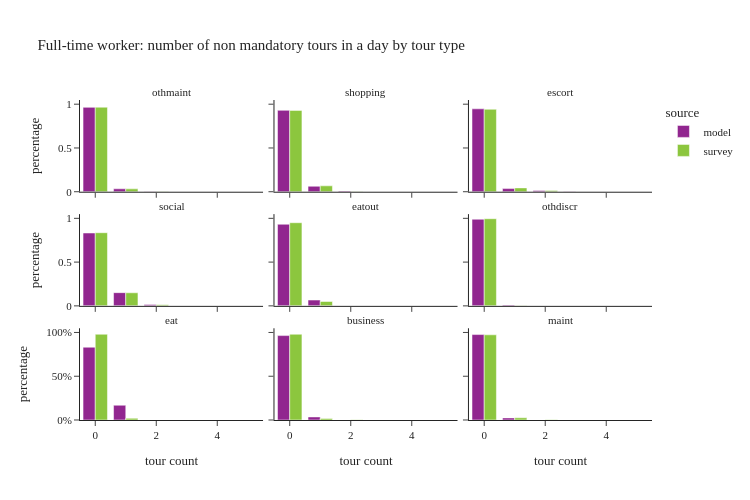

Source (notebook cell):
### Code cell
plot_num_nonmand_tourtype(per_data[per_data['ptype']==1], "Full-time worker: number of non mandatory tours in a day by tour type")

### Figure 1 — Plotly figure (JSON) as saved in the notebook; plotly's stock layout.template omitted (floating-point values rounded to 4 significant figures)
{"data": [{"alignmentgroup": "True", "customdata": [[1766656], [61337], [4726], [441], [2]], "hovertemplate": "source=model<br>tour type=othmaint<br>tour count=%{x}<br>percentage=%{y}<br>sample_size=%{customdata[0]}<extra></extra>", "legendgroup": "model", "marker": {"color": "#91268F", "pattern": {"shape": ""}}, "name": "model", "offsetgroup": "model", "orientation": "v", "showlegend": true, "textposition": "auto", "type": "bar", "x": [0.0, 1.0, 2.0, 3.0, 4.0], "xaxis": "x7", "y": [0.9637, 0.03346, 0.002578, 0.0002406, 1.091e-06], "yaxis": "y7"}, {"alignmentgroup": "True", "customdata": [[1704424], [114703], [13379], [654], [2]], "hovertemplate": "source=model<br>tour type=shopping<br>tour count=%{x}<br>percentage=%{y}<br>sample_size=%{customdata[0]}<extra></extra>", "legendgroup": "model", "marker": {"color": "#91268F", "pattern": {"shape": ""}}, "name": "model", "offsetgroup": "model", "orientation": "v", "showlegend": false, "textposition": "auto", "type": "bar", "x": [0.0, 1.0, 2.0, 3.0, 4.0], "xaxis": "x8", "y": [0.9298, 0.06257, 0.007298, 0.0003568, 1.091e-06], "yaxis": "y8"}, {"alignmentgroup": "True", "customdata": [[1736158], [65986], [25173], [5845]], "hovertemplate": "source=model<br>tour type=escort<br>tour count=%{x}<br>percentage=%{y}<br>sample_size=%{customdata[0]}<extra></extra>", "legendgroup": "model", "marker": {"color": "#91268F", "pattern": {"shape": ""}}, "name": "model", "offsetgroup": "model", "orientation": "v", "showlegend": false, "textposition": "auto", "type": "bar", "x": [0.0, 1.0, 2.0, 3.0], "xaxis": "x9", "y": [0.9471, 0.036, 0.01373, 0.003188], "yaxis": "y9"}, {"alignmentgroup": "True", "customdata": [[1525688], [276809], [28817], [1845], [3]], "hovertemplate": "source=model<br>tour type=social<br>tour count=%{x}<br>percentage=%{y}<br>sample_size=%{customdata[0]}<extra></extra>", "legendgroup": "model", "marker": {"color": "#91268F", "pattern": {"shape": ""}}, "name": "model", "offsetgroup": "model", "orientation": "v", "showlegend": false, "textposition": "auto", "type": "bar", "x": [0.0, 1.0, 2.0, 3.0, 4.0], "xaxis": "x4", "y": [0.8323, 0.151, 0.01572, 0.001006, 1.637e-06], "yaxis": "y4"}, {"alignmentgroup": "True", "customdata": [[1709157], [121834], [2146], [25]], "hovertemplate": "source=model<br>tour type=eatout<br>tour count=%{x}<br>percentage=%{y}<br>sample_size=%{customdata[0]}<extra></extra>", "legendgroup": "model", "marker": {"color": "#91268F", "pattern": {"shape": ""}}, "name": "model", "offsetgroup": "model", "orientation": "v", "showlegend": false, "textposition": "auto", "type": "bar", "x": [0.0, 1.0, 2.0, 3.0], "xaxis": "x5", "y": [0.9324, 0.06646, 0.001171, 1.364e-05], "yaxis": "y5"}, {"alignmentgroup": "True", "customdata": [[1814058], [18578], [431], [95]], "hovertemplate": "source=model<br>tour type=othdiscr<br>tour count=%{x}<br>percentage=%{y}<br>sample_size=%{customdata[0]}<extra></extra>", "legendgroup": "model", "marker": {"color": "#91268F", "pattern": {"shape": ""}}, "name": "model", "offsetgroup": "model", "orientation": "v", "showlegend": false, "textposition": "auto", "type": "bar", "x": [0.0, 1.0, 2.0, 3.0], "xaxis": "x6", "y": [0.9896, 0.01013, 0.0002351, 5.182e-05], "yaxis": "y6"}, {"alignmentgroup": "True", "customdata": [[1523967], [309149], [46]], "hovertemplate": "source=model<br>tour type=eat<br>tour count=%{x}<br>percentage=%{y}<br>sample_size=%{customdata[0]}<extra></extra>", "legendgroup": "model", "marker": {"color": "#91268F", "pattern": {"shape": ""}}, "name": "model", "offsetgroup": "model", "orientation": "v", "showlegend": false, "textposition": "auto", "type": "bar", "x": [0.0, 1.0, 2.0], "xaxis": "x", "y": [0.8313, 0.1686, 2.509e-05], "yaxis": "y"}, {"alignmentgroup": "True", "customdata": [[1767379], [63902], [1879], [2]], "hovertemplate": "source=model<br>tour type=business<br>tour count=%{x}<br>percentage=%{y}<br>sample_size=%{customdata[0]}<extra></extra>", "legendgroup": "model", "marker": {"color": "#91268F", "pattern": {"shape": ""}}, "name": "model", "offsetgroup": "model", "orientation": "v", "showlegend": false, "textposition": "auto", "type": "bar", "x": [0.0, 1.0, 2.0, 3.0], "xaxis": "x2", "y": [0.9641, 0.03486, 0.001025, 1.091e-06], "yaxis": "y2"}, {"alignmentgroup": "True", "customdata": [[1789120], [44038], [4]], "hovertemplate": "source=model<br>tour type=maint<br>tour count=%{x}<br>percentage=%{y}<br>sample_size=%{customdata[0]}<extra></extra>", "legendgroup": "model", "marker": {"color": "#91268F", "pattern": {"shape": ""}}, "name": "model", "offsetgroup": "model", "orientation": "v", "showlegend": false, "textposition": "auto", "type": "bar", "x": [0.0, 1.0, 2.0], "xaxis": "x3", "y": [0.976, 0.02402, 2.182e-06], "yaxis": "y3"}, {"alignmentgroup": "True", "customdata": [[2961], [123], [10], [1]], "hovertemplate": "source=survey<br>tour type=othmaint<br>tour count=%{x}<br>percentage=%{y}<br>sample_size=%{customdata[0]}<extra></extra>", "legendgroup": "survey", "marker": {"color": "#8CC63E", "pattern": {"shape": ""}}, "name": "survey", "offsetgroup": "survey", "orientation": "v", "showlegend": true, "textposition": "auto", "type": "bar", "x": [0.0, 1.0, 2.0, 3.0], "xaxis": "x7", "y": [0.9658, 0.03277, 0.001255, 0.0001388], "yaxis": "y7"}, {"alignmentgroup": "True", "customdata": [[2821], [256], [18]], "hovertemplate": "source=survey<br>tour type=shopping<br>tour count=%{x}<br>percentage=%{y}<br>sample_size=%{customdata[0]}<extra></extra>", "legendgroup": "survey", "marker": {"color": "#8CC63E", "pattern": {"shape": ""}}, "name": "survey", "offsetgroup": "survey", "orientation": "v", "showlegend": false, "textposition": "auto", "type": "bar", "x": [0.0, 1.0, 2.0], "xaxis": "x8", "y": [0.9291, 0.06748, 0.003369], "yaxis": "y8"}, {"alignmentgroup": "True", "customdata": [[2909], [137], [46], [2], [1]], "hovertemplate": "source=survey<br>tour type=escort<br>tour count=%{x}<br>percentage=%{y}<br>sample_size=%{customdata[0]}<extra></extra>", "legendgroup": "survey", "marker": {"color": "#8CC63E", "pattern": {"shape": ""}}, "name": "survey", "offsetgroup": "survey", "orientation": "v", "showlegend": false, "textposition": "auto", "type": "bar", "x": [0.0, 1.0, 2.0, 3.0, 4.0], "xaxis": "x9", "y": [0.9419, 0.04407, 0.01367, 0.0003513, 4.252e-05], "yaxis": "y9"}, {"alignmentgroup": "True", "customdata": [[2512], [510], [63], [7], [2], [1]], "hovertemplate": "source=survey<br>tour type=social<br>tour count=%{x}<br>percentage=%{y}<br>sample_size=%{customdata[0]}<extra></extra>", "legendgroup": "survey", "marker": {"color": "#8CC63E", "pattern": {"shape": ""}}, "name": "survey", "offsetgroup": "survey", "orientation": "v", "showlegend": false, "textposition": "auto", "type": "bar", "x": [0.0, 1.0, 2.0, 3.0, 4.0, 5.0], "xaxis": "x4", "y": [0.8357, 0.1495, 0.01322, 0.001535, 8.263e-05, 1.583e-05], "yaxis": "y4"}, {"alignmentgroup": "True", "customdata": [[2896], [190], [9]], "hovertemplate": "source=survey<br>tour type=eatout<br>tour count=%{x}<br>percentage=%{y}<br>sample_size=%{customdata[0]}<extra></extra>", "legendgroup": "survey", "marker": {"color": "#8CC63E", "pattern": {"shape": ""}}, "name": "survey", "offsetgroup": "survey", "orientation": "v", "showlegend": false, "textposition": "auto", "type": "bar", "x": [0.0, 1.0, 2.0], "xaxis": "x5", "y": [0.9497, 0.04994, 0.0003369], "yaxis": "y5"}, {"alignmentgroup": "True", "customdata": [[3078], [17]], "hovertemplate": "source=survey<br>tour type=othdiscr<br>tour count=%{x}<br>percentage=%{y}<br>sample_size=%{customdata[0]}<extra></extra>", "legendgroup": "survey", "marker": {"color": "#8CC63E", "pattern": {"shape": ""}}, "name": "survey", "offsetgroup": "survey", "orientation": "v", "showlegend": false, "textposition": "auto", "type": "bar", "x": [0.0, 1.0], "xaxis": "x6", "y": [0.9955, 0.004455], "yaxis": "y6"}, {"alignmentgroup": "True", "customdata": [[3021], [72], [2]], "hovertemplate": "source=survey<br>tour type=eat<br>tour count=%{x}<br>percentage=%{y}<br>sample_size=%{customdata[0]}<extra></extra>", "legendgroup": "survey", "marker": {"color": "#8CC63E", "pattern": {"shape": ""}}, "name": "survey", "offsetgroup": "survey", "orientation": "v", "showlegend": false, "textposition": "auto", "type": "bar", "x": [0.0, 1.0, 2.0], "xaxis": "x", "y": [0.9795, 0.01955, 0.0009411], "yaxis": "y"}, {"alignmentgroup": "True", "customdata": [[3051], [40], [4]], "hovertemplate": "source=survey<br>tour type=business<br>tour count=%{x}<br>percentage=%{y}<br>sample_size=%{customdata[0]}<extra></extra>", "legendgroup": "survey", "marker": {"color": "#8CC63E", "pattern": {"shape": ""}}, "name": "survey", "offsetgroup": "survey", "orientation": "v", "showlegend": false, "textposition": "auto", "type": "bar", "x": [0.0, 1.0, 2.0], "xaxis": "x2", "y": [0.9796, 0.01759, 0.002838], "yaxis": "y2"}, {"alignmentgroup": "True", "customdata": [[3055], [37], [3]], "hovertemplate": "source=survey<br>tour type=maint<br>tour count=%{x}<br>percentage=%{y}<br>sample_size=%{customdata[0]}<extra></extra>", "legendgroup": "survey", "marker": {"color": "#8CC63E", "pattern": {"shape": ""}}, "name": "survey", "offsetgroup": "survey", "orientation": "v", "showlegend": false, "textposition": "auto", "type": "bar", "x": [0.0, 1.0, 2.0], "xaxis": "x3", "y": [0.9732, 0.02527, 0.001535], "yaxis": "y3"}], "layout": {"annotations": [{"font": {}, "showarrow": false, "text": "eat", "x": 0.16, "xanchor": "center", "xref": "paper", "y": 0.2867, "yanchor": "bottom", "yref": "paper"}, {"font": {}, "showarrow": false, "text": "business", "x": 0.5, "xanchor": "center", "xref": "paper", "y": 0.2867, "yanchor": "bottom", "yref": "paper"}, {"font": {}, "showarrow": false, "text": "maint", "x": 0.84, "xanchor": "center", "xref": "paper", "y": 0.2867, "yanchor": "bottom", "yref": "paper"}, {"font": {}, "showarrow": false, "text": "social", "x": 0.16, "xanchor": "center", "xref": "paper", "y": 0.6433, "yanchor": "bottom", "yref": "paper"}, {"font": {}, "showarrow": false, "text": "eatout", "x": 0.5, "xanchor": "center", "xref": "paper", "y": 0.6433, "yanchor": "bottom", "yref": "paper"}, {"font": {}, "showarrow": false, "text": "othdiscr", "x": 0.84, "xanchor": "center", "xref": "paper", "y": 0.6433, "yanchor": "bottom", "yref": "paper"}, {"font": {}, "showarrow": false, "text": "othmaint", "x": 0.16, "xanchor": "center", "xref": "paper", "y": 1.0, "yanchor": "bottom", "yref": "paper"}, {"font": {}, "showarrow": false, "text": "shopping", "x": 0.5, "xanchor": "center", "xref": "paper", "y": 1.0, "yanchor": "bottom", "yref": "paper"}, {"font": {}, "showarrow": false, "text": "escort", "x": 0.84, "xanchor": "center", "xref": "paper", "y": 1.0, "yanchor": "bottom", "yref": "paper"}], "barmode": "group", "height": 500, "legend": {"title": {"text": "source"}, "tracegroupgap": 0}, "title": {"text": "Full-time worker: number of non mandatory tours in a day by tour type"}, "width": 750, "xaxis": {"anchor": "y", "domain": [0.0, 0.32], "title": {"text": "tour count"}}, "xaxis2": {"anchor": "y2", "domain": [0.34, 0.66], "matches": "x", "title": {"text": "tour count"}}, "xaxis3": {"anchor": "y3", "domain": [0.68, 1.0], "matches": "x", "title": {"text": "tour count"}}, "xaxis4": {"anchor": "y4", "domain": [0.0, 0.32], "matches": "x", "showticklabels": false}, "xaxis5": {"anchor": "y5", "domain": [0.34, 0.66], "matches": "x", "showticklabels": false}, "xaxis6": {"anchor": "y6", "domain": [0.68, 1.0], "matches": "x", "showticklabels": false}, "xaxis7": {"anchor": "y7", "domain": [0.0, 0.32], "matches": "x", "showticklabels": false}, "xaxis8": {"anchor": "y8", "domain": [0.34, 0.66], "matches": "x", "showticklabels": false}, "xaxis9": {"anchor": "y9", "domain": [0.68, 1.0], "matches": "x", "showticklabels": false}, "yaxis": {"anchor": "x", "domain": [0.0, 0.2867], "tickformat": ".0%", "title": {"text": "percentage"}}, "yaxis2": {"anchor": "x2", "domain": [0.0, 0.2867], "matches": "y", "showticklabels": false, "tickformat": ".0%"}, "yaxis3": {"anchor": "x3", "domain": [0.0, 0.2867], "matches": "y", "showticklabels": false}, "yaxis4": {"anchor": "x4", "domain": [0.3567, 0.6433], "matches": "y", "title": {"text": "percentage"}}, "yaxis5": {"anchor": "x5", "domain": [0.3567, 0.6433], "matches": "y", "showticklabels": false}, "yaxis6": {"anchor": "x6", "domain": [0.3567, 0.6433], "matches": "y", "showticklabels": false}, "yaxis7": {"anchor": "x7", "domain": [0.7133, 1.0], "matches": "y", "title": {"text": "percentage"}}, "yaxis8": {"anchor": "x8", "domain": [0.7133, 1.0], "matches": "y", "showticklabels": false}, "yaxis9": {"anchor": "x9", "domain": [0.7133, 1.0], "matches": "y", "showticklabels": false}}}
